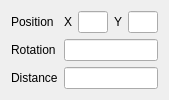
<?xml version="1.0" encoding="UTF-8"?>
<ui version="4.0">
 <class>BaseGeometryPropertiesWidget</class>
 <widget class="QWidget" name="BaseGeometryPropertiesWidget">
  <property name="geometry">
   <rect>
    <x>0</x>
    <y>0</y>
    <width>159</width>
    <height>100</height>
   </rect>
  </property>
  <property name="windowTitle">
   <string>Form</string>
  </property>
  <layout class="QGridLayout" name="gridLayout">
   <item row="0" column="0">
    <layout class="QFormLayout" name="formLayout">
     <item row="0" column="0">
      <widget class="QLabel" name="label_3">
       <property name="text">
        <string>Position</string>
       </property>
      </widget>
     </item>
     <item row="0" column="1">
      <layout class="QHBoxLayout" name="horizontalLayout">
       <item>
        <widget class="QLabel" name="label_4">
         <property name="text">
          <string>X</string>
         </property>
        </widget>
       </item>
       <item>
        <widget class="QLineEdit" name="positionXLineEdit">
         <property name="minimumSize">
          <size>
           <width>30</width>
           <height>0</height>
          </size>
         </property>
        </widget>
       </item>
       <item>
        <widget class="QLabel" name="label_5">
         <property name="text">
          <string>Y</string>
         </property>
        </widget>
       </item>
       <item>
        <widget class="QLineEdit" name="positionYLineEdit">
         <property name="minimumSize">
          <size>
           <width>30</width>
           <height>0</height>
          </size>
         </property>
         <property name="text">
          <string/>
         </property>
        </widget>
       </item>
      </layout>
     </item>
     <item row="1" column="0">
      <widget class="QLabel" name="label_7">
       <property name="text">
        <string>Rotation</string>
       </property>
      </widget>
     </item>
     <item row="1" column="1">
      <widget class="QLineEdit" name="rotationLineEdit">
       <property name="minimumSize">
        <size>
         <width>30</width>
         <height>0</height>
        </size>
       </property>
      </widget>
     </item>
     <item row="2" column="0">
      <widget class="QLabel" name="label_6">
       <property name="text">
        <string>Distance</string>
       </property>
      </widget>
     </item>
     <item row="2" column="1">
      <widget class="QLineEdit" name="distanceLineEdit">
       <property name="minimumSize">
        <size>
         <width>30</width>
         <height>0</height>
        </size>
       </property>
      </widget>
     </item>
    </layout>
   </item>
   <item row="1" column="0">
    <spacer name="verticalSpacer">
     <property name="orientation">
      <enum>Qt::Vertical</enum>
     </property>
     <property name="sizeHint" stdset="0">
      <size>
       <width>20</width>
       <height>0</height>
      </size>
     </property>
    </spacer>
   </item>
  </layout>
 </widget>
 <resources/>
 <connections/>
</ui>
